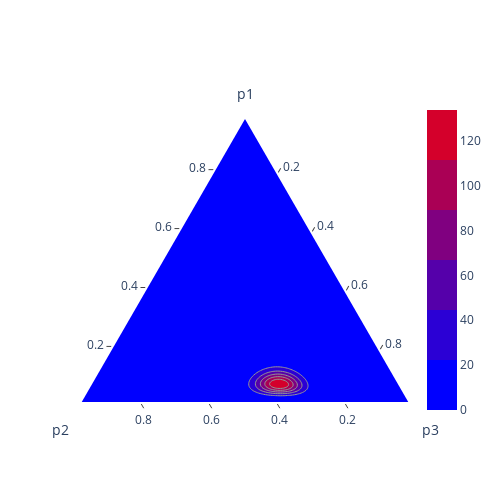

This figure's notebook cell:
### Code cell
"""
    Then, the posterior distribution is also dirichlet distribution with alpha = (1.5 + x1, 1.5 + x2, 1.5 + x3), as derived in Q2
    Note that the sample variable generated when we want to plot multinomial distribution sample. 
"""
alpha_post = np.array([1.5 + sum(sample[:, 0]), 1.5 + sum(sample[:, 1]), 1.5 + sum(sample[:, 2])])  # Posterior alpha values
dirichlet_post = stats.dirichlet(alpha=alpha_post)

fig = ff.create_ternary_contour(p.T, dirichlet_post.pdf(p.T),
                                pole_labels=['p1', 'p2', 'p3'],
                                interp_mode='cartesian',
                                showscale=True)

fig.show()
